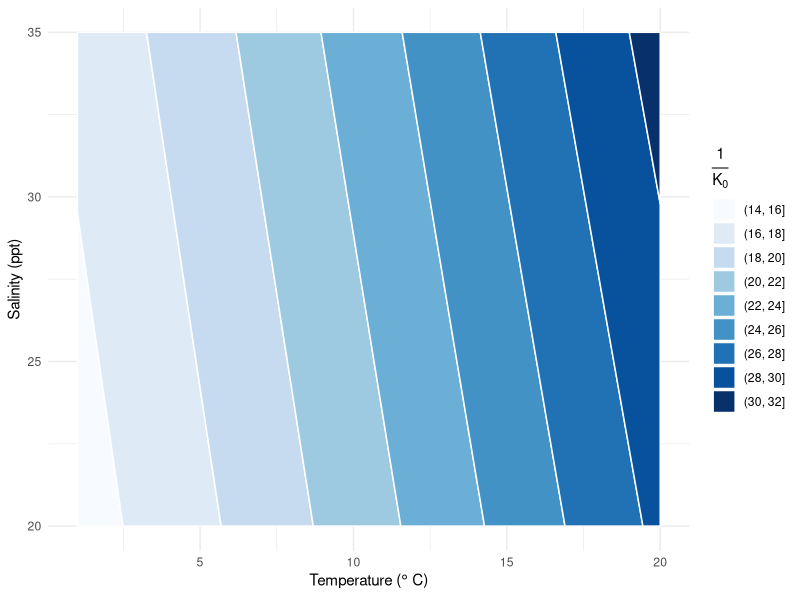
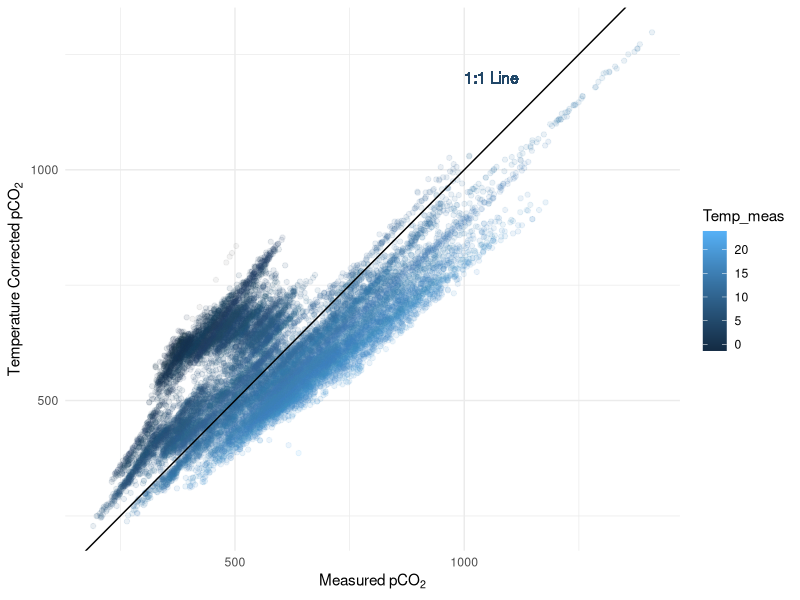
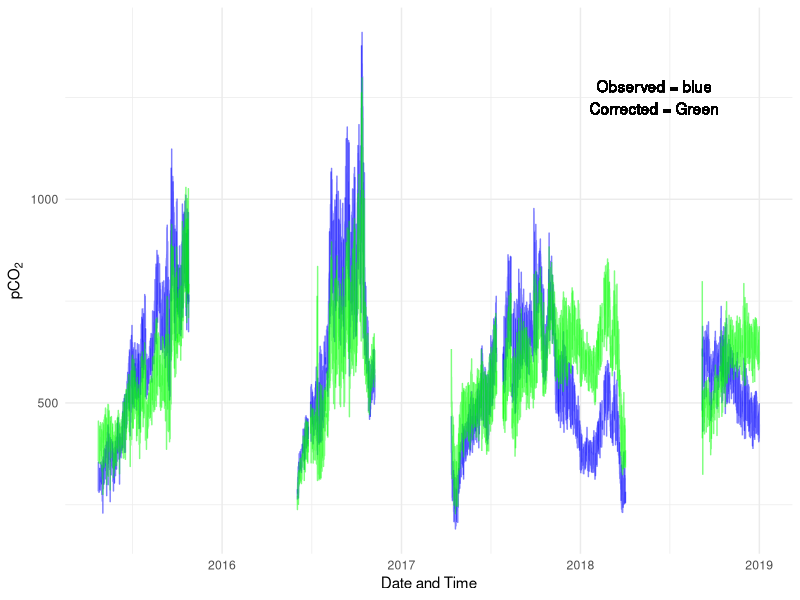
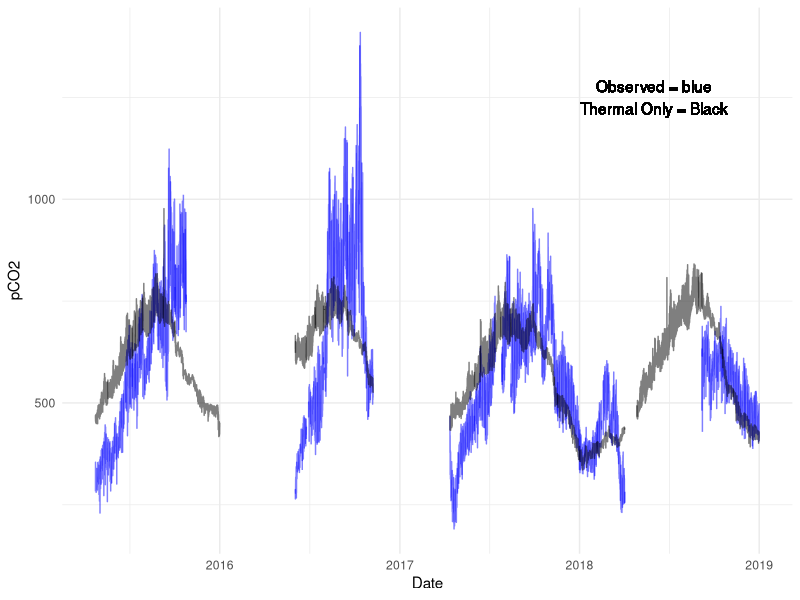

Generate these figures, in order, with R:
## ---- chunk 1
library(readr)
library(tidyverse)
## ---- chunk 2
Tc <- seq(1,20,0.5) 
S <- seq(20,35, 0.5)

test <- expand.grid(Tc=Tc, S=S) %>%
  mutate(T = Tc+273.15) %>%
  mutate(lnK = -60.2409 +
                 9345.17/T +
                 23.3585 * log(T/100) +
              S * (0.023517 - 
                   0.023656 * (T/100) + 
                   0.0047036 *(T/100)^2)) %>%
  mutate(K=exp(lnK), invK = 1/K)

ggplot(test, aes(x=Tc, y=S, z=invK)) +
  geom_contour_filled(color='white') +
  theme_minimal() +
  scale_fill_discrete(name = expression(frac(1, K[0])),
                      type = scale_fill_brewer) +
  xlab(expression('Temperature ('*degree~C*')')) +
  ylab('Salinity (ppt)')
## ---- chunk 3
rm(test, Tc ,S)
## ---- chunk 4
the_data <-  read_csv("CB_oa_data.csv", 
     col_types = cols(X1 = col_skip())) %>%
  mutate(Year = format(DateTime, format = '%Y'))
## ---- chunk 5
a <- which(the_data$Temp_meas==max(the_data$Temp_meas, na.rm = TRUE))
the_data[(a-2):(a+2),]
rm(a)
## ---- chunk 6
t_ref = 12
(t_mean = mean(the_data$Temp_meas, na.rm=TRUE))
(co2_mean = mean(the_data$CO2_meas, na.rm=TRUE))

the_data <- the_data %>%
  mutate(co2_thermal =  co2_mean*exp(0.0423*(Temp_meas-t_mean))) %>%
  mutate(co2_corr =  CO2_meas*exp(0.0423*(t_ref-Temp_meas)))
## ---- chunk 7
ggplot(the_data, aes(x=CO2_meas, y=CO2_Tcorr12, color = Temp_meas)) + 
  geom_point(alpha = 0.1) +
  geom_abline(slope = 1, intercept=0) +
  geom_text(aes(x=1000, y=1200, label = '1:1 Line'), hjust = 0) +
  xlab(expression(Measured~pCO[2])) +
  ylab(expression(Temperature~Corrected~pCO[2])) +
  theme_minimal()
## ---- chunk 8
ggplot(the_data, aes(x=DateTime)) +
  geom_line(aes(y=CO2_meas), color='blue', alpha = 0.5) +
  geom_line(aes(y=CO2_Tcorr12), color = 'green', alpha = 0.5) +
  xlab('Date and Time') +
  ylab(expression(pCO[2])) +
  geom_text(aes(x=as.POSIXct('2018-06-01'), y=1250, label='Observed = blue\nCorrected = Green')) +
  theme_minimal()
## ---- chunk 9
ggplot(the_data, aes(DateTime, group = Year)) +
  geom_line(aes(y=CO2_meas), color = 'blue', alpha = 0.5) +
  geom_line(aes(y=co2_thermal), alpha = 0.5) +
  geom_text(aes(x=as.POSIXct('2018-06-01'), y=1250, label='Observed = blue\nThermal Only = Black')) +
  theme_minimal() +
  xlab('Date') +
  ylab('pCO2')
